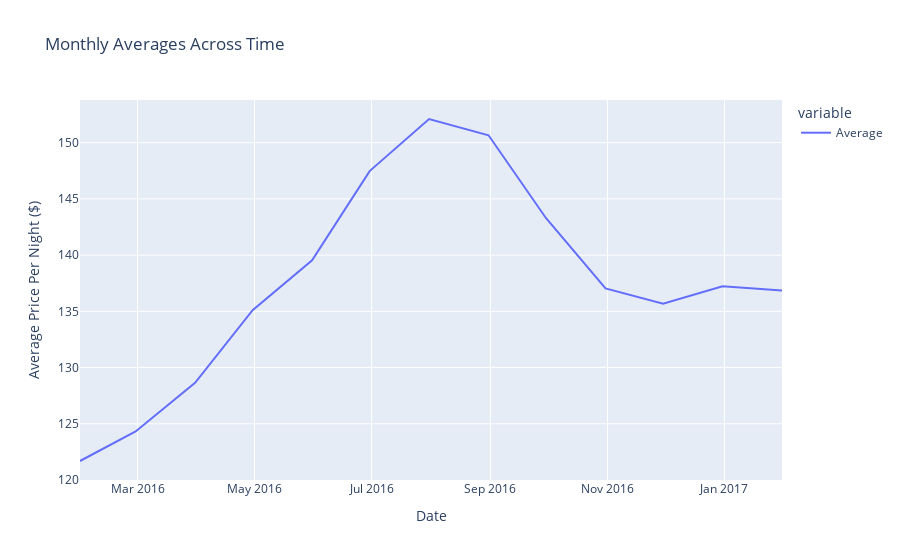

The code cell stored with this chart in its notebook:
### Code cell
px.line(monthly_average_prices_df,
        labels={'value':'Average Price Per Night ($)', 'date':'Date'},
        title="Monthly Averages Across Time")

### Figure 1 — Plotly figure (JSON) as saved in the notebook; plotly's stock layout.template omitted (floating-point values rounded to 4 significant figures)
{"data": [{"hovertemplate": "variable=Average<br>Date=%{x}<br>Average Price Per Night ($)=%{y}<extra></extra>", "legendgroup": "Average", "line": {"color": "#636efa", "dash": "solid"}, "mode": "lines", "name": "Average", "orientation": "v", "showlegend": true, "type": "scatter", "x": ["2016-01-31T00:00:00", "2016-02-29T00:00:00", "2016-03-31T00:00:00", "2016-04-30T00:00:00", "2016-05-31T00:00:00", "2016-06-30T00:00:00", "2016-07-31T00:00:00", "2016-08-31T00:00:00", "2016-09-30T00:00:00", "2016-10-31T00:00:00", "2016-11-30T00:00:00", "2016-12-31T00:00:00", "2017-01-31T00:00:00"], "xaxis": "x", "y": [121.7, 124.3, 128.6, 135.1, 139.5, 147.5, 152.1, 150.7, 143.3, 137.0, 135.7, 137.2, 136.8], "yaxis": "y"}], "layout": {"legend": {"title": {"text": "variable"}, "tracegroupgap": 0}, "title": {"text": "Monthly Averages Across Time"}, "xaxis": {"anchor": "y", "domain": [0, 1], "title": {"text": "Date"}}, "yaxis": {"anchor": "x", "domain": [0, 1], "title": {"text": "Average Price Per Night ($)"}}}}
